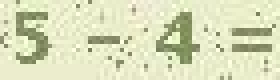
#> input picture pil_verify/verify1.jpg, 70 x 20 px (shown 4 times larger)
$ python picture_verify2.py   (Python 2 division)
#> lines starting #> are read from the running program, lines starting #| are printed output that depends on the picture; after the words box and inside, x2 and y2 are one past the last pixel; in counts of white or black regions, pixels touching at a corner belong together
#!/usr/bin/env python
# -*- coding: utf-8 -*-
# @Date    : 2017/1/16 18:06

# 验证码识别，此程序只能识别数据验证码
from PIL import Image,ImageEnhance, ImageFilter

from pytesser import *

# 二值化
threshold = 140
table = []
for i in range(256):
    if i < threshold:
        table.append(0)
    else:
        table.append(1)

        # 由于都是数字
# 对于识别成字母的 采用该表进行修正
rep = {'O': '0',
       'I': '1', 'L': '1',
       'Z': '2',
       'S': '8'
       };


def getverify1(name):
    # 打开图片
#> called with name = 'verify1.jpg'
    im = Image.open(name)
#> im is the input picture: PIL image 70x20 RGBA; mean R, G, B, A 218, 222.3, 186.6, 255
    # 转化到灰度图
    imgry = im.convert('L')
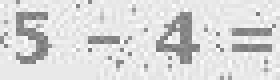
#> imgry: PIL image 70x20 L (shown 4 times larger); min 116, max 252, mean 217.1
    # 保存图像
    imgry.save('g' + name)
    # 二值化，采用阈值分割法，threshold为分割点
    out = imgry.point(table, '1')
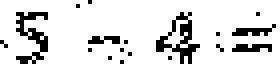
#> out: PIL image 70x20 1 (shown 4 times larger); 88.9% white; black in thin lines or dots, all inside (x1, y1, x2, y2) = (0, 0, 69, 16)
    out.save('b' + name)
    # 识别
#> (the run stopped early here; a loop or call above may not have finished)
